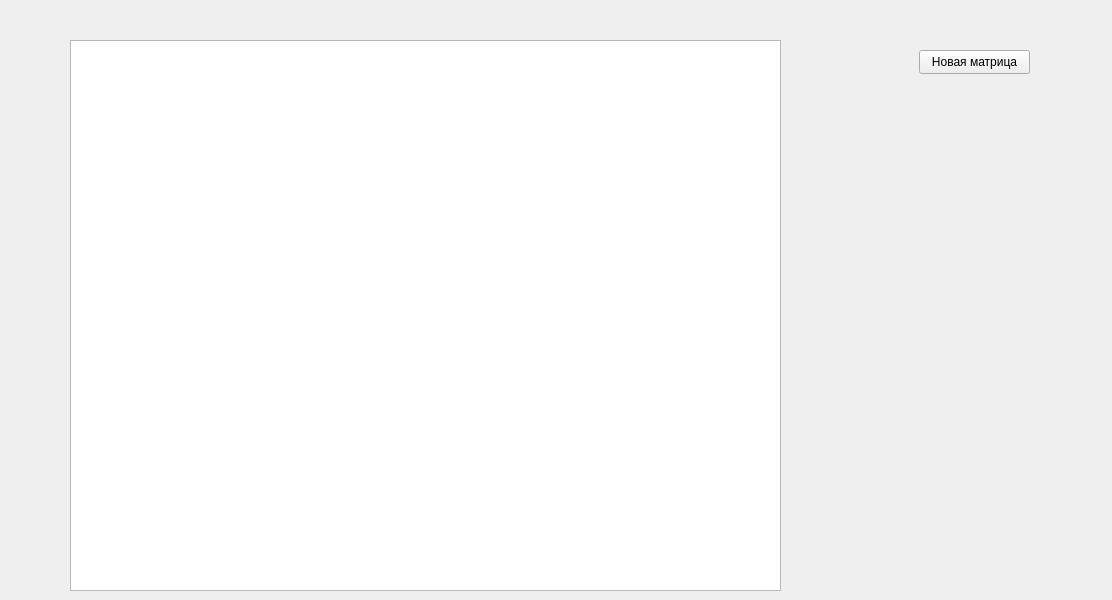
<?xml version="1.0" encoding="UTF-8"?>
<ui version="4.0">
 <class>Widget</class>
 <widget class="QWidget" name="Widget">
  <property name="geometry">
   <rect>
    <x>0</x>
    <y>0</y>
    <width>1112</width>
    <height>600</height>
   </rect>
  </property>
  <property name="windowTitle">
   <string>Widget</string>
  </property>
  <widget class="QTableWidget" name="tableWidget">
   <property name="geometry">
    <rect>
     <x>70</x>
     <y>40</y>
     <width>711</width>
     <height>551</height>
    </rect>
   </property>
  </widget>
  <widget class="QPushButton" name="pushButton">
   <property name="geometry">
    <rect>
     <x>919</x>
     <y>50</y>
     <width>111</width>
     <height>24</height>
    </rect>
   </property>
   <property name="text">
    <string>Новая матрица</string>
   </property>
  </widget>
 </widget>
 <resources/>
 <connections/>
</ui>
